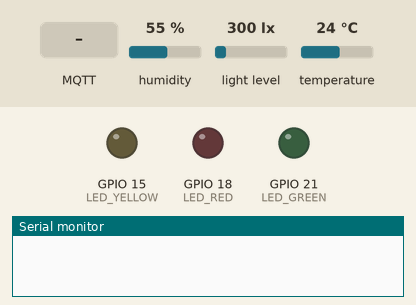
This program was run on a simulated ESP32. Shown: output pins drawn as LEDs (lit = HIGH), the last lines printed to the serial monitor. The inputs (shaded band) are chosen by the test bench; at power-on: light level 300 lx, humidity 55 %, temperature 24 °C. WiFi joins after 1.5 s; servers stay silent unless stated; no MQTT or app messages arrive unless stated.

Above: at 0.1 s.
At 2.8 s:
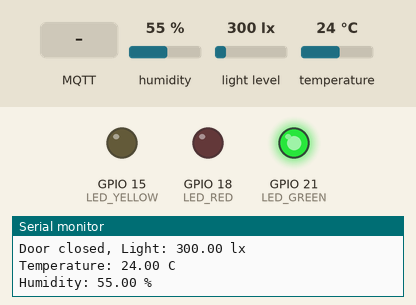
2.9 s: light level set to 500 lx
11.1 s: MQTT message "1" arrives on the first subscribed topic
12.6 s: MQTT message "on" arrives on the first subscribed topic
14.1 s: MQTT message "off" arrives on the first subscribed topic
Timing chart, 0 to 16.6 s (numbered marks = the images above; inputs shaded):
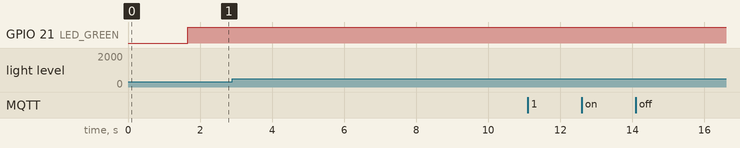

The program:

main.cpp
```cpp
#include <Arduino.h>
#include <Ticker.h>
#include <PubSubClient.h>
#include <WiFi.h>
#include <Wire.h>

#include "BH1750.h"
#include "DHTesp.h"

#define LED_RED 18
#define LED_YELLOW 15
#define LED_GREEN 21

#define PIN_DHT 19

#define PIN_SCL 22
#define PIN_SDA 23

#define HIGH 1
#define LOW 0

const char* ssid = "Lab-Eng";
const char* password = "Lab-Eng123!";
#define MQTT_BROKER "broker.emqx.io"
#define MQTT_TOPIC_PUBLISH "KuisIotJeremy/data"
#define MQTT_TOPIC_SUBSCRIBE "KuisIotJeremy/cmd"

WiFiClient wifiClient;
PubSubClient mqtt(wifiClient);
Ticker timerTemp, timerHumid, timerLux;
DHTesp dht;
BH1750 lightMeter;

char g_szDeviceId[30];
void WifiConnect();
boolean mqttConnect();
void onPublishMessage();

void tempPublishMessage();
void humidPublishMessage();
void luxPublishMessage();

void taskTemp(void* arg);
void taskHumid(void* arg);
void taskLux(void* arg);
void taskLed(void* arg);

float temperature;
float humidity;

void setup() {
Serial.begin(9600);

pinMode(LED_RED, OUTPUT);
pinMode(LED_GREEN, OUTPUT);
pinMode(LED_YELLOW, OUTPUT);


dht.setup(PIN_DHT, DHTesp::DHT11);
Wire.begin(PIN_SDA, PIN_SCL);
lightMeter.begin(BH1750::CONTINUOUS_HIGH_RES_MODE, 0x23, &Wire);

WifiConnect();
mqttConnect();

xTaskCreatePinnedToCore(taskTemp, "taskTemp", 2048, NULL, 1, NULL, 0);
xTaskCreatePinnedToCore(taskHumid, "taskHumid", 2048, NULL, 1, NULL, 0);
xTaskCreatePinnedToCore(taskLux, "taskLux", 2048, NULL, 1, NULL, 0);
xTaskCreatePinnedToCore(taskLed, "taskLed", 2048, NULL, 1, NULL, 0);

}

void loop() {
mqtt.loop();
}

void taskTemp(void* arg){
  for(;;){
    tempPublishMessage();
    vTaskDelay(5000 / portTICK_PERIOD_MS);
  }
}


void taskHumid(void* arg){
  for(;;){
    humidPublishMessage();
    vTaskDelay(6000 / portTICK_PERIOD_MS);
  }
}

void taskLux(void* arg){
  for(;;){
    luxPublishMessage();
    vTaskDelay(4000 / portTICK_PERIOD_MS);
  }
}

void taskLed(void* arg){
  for(;;){
    if (temperature >= 28 && humidity >80)
    {
      digitalWrite(LED_RED, HIGH);
      digitalWrite(LED_YELLOW, LOW);
      digitalWrite(LED_GREEN, LOW);
    }
    else if (temperature >= 28 && humidity >60 && humidity<=80)
    {
      digitalWrite(LED_RED, LOW);
      digitalWrite(LED_YELLOW, HIGH);
      digitalWrite(LED_GREEN, LOW);
    }
    else if (temperature < 28 && humidity <60)
    {
      digitalWrite(LED_RED, LOW);
      digitalWrite(LED_YELLOW, LOW);
      digitalWrite(LED_GREEN, HIGH);
    }
    //else if (humidity >60)
    //{
    //  digitalWrite(LED_RED,HIGH);
    //}
    //Used to test other LED karena ruangannya dingin banget

    vTaskDelay(1000 / portTICK_PERIOD_MS);
  }
}


//Message arrived [esp32_test/cmd/led1]: 0
void mqttCallback(char* topic, byte* payload, unsigned int len) {

  Serial.print("Message arrived [");
  Serial.print(topic);
  Serial.print("]: ");
  Serial.write(payload, len);
  Serial.println();


}

void tempPublishMessage()
{
  char szData[50];

  temperature = dht.getTemperature();

  if (dht.getStatus()==DHTesp::ERROR_NONE)
  {
    Serial.printf("Temperature: %.2f C\n", temperature);
    sprintf(szData, "Temperature: %.2f C", temperature);
    mqtt.publish(MQTT_TOPIC_PUBLISH, szData);
  }
}

void humidPublishMessage(){
  char szData[50];

  humidity = dht.getHumidity();

  if (dht.getStatus()==DHTesp::ERROR_NONE)
  {
    Serial.printf("Humidity: %.2f %\n", humidity);
    sprintf(szData, "Humidity: %.2f %", humidity);
    mqtt.publish(MQTT_TOPIC_PUBLISH, szData);
  }
}

void luxPublishMessage(){

  char szData[50];

  float lux = lightMeter.readLightLevel();


  if (lux > 400)
  {
    Serial.printf("Warning!! Door open, Light: %.2f lx\n", lux);
    sprintf(szData, "Door open, Light %.2f lx", lux);

  }
  else if (lux <= 400)
  {
    Serial.printf("Door closed, Light: %.2f lx\n", lux);
    sprintf(szData, "Door closed, Light %.2f lx", lux);

  }

  mqtt.publish(MQTT_TOPIC_PUBLISH, szData);
}


boolean mqttConnect() {

  sprintf(g_szDeviceId, "esp32_%08X",(uint32_t)ESP.getEfuseMac());
  mqtt.setServer(MQTT_BROKER, 1883);
  mqtt.setCallback(mqttCallback);
  Serial.printf("Connecting to %s clientId: %s\n", MQTT_BROKER, g_szDeviceId);

  boolean fMqttConnected = false;
  for (int i=0; i<3 && !fMqttConnected; i++) {
    Serial.print("Connecting to mqtt broker...");
    fMqttConnected = mqtt.connect(g_szDeviceId);
    if (fMqttConnected == false) {
      Serial.print(" fail, rc=");
      Serial.println(mqtt.state());
      delay(1000);
    }
  }

  if (fMqttConnected)
  {
    Serial.println(" success");
    mqtt.subscribe(MQTT_TOPIC_SUBSCRIBE);
    Serial.printf("Subcribe topic: %s\n", MQTT_TOPIC_SUBSCRIBE);
  }
  return mqtt.connected();
}

void WifiConnect()
{
WiFi.mode(WIFI_STA);
WiFi.begin(ssid, password);
while (WiFi.waitForConnectResult() != WL_CONNECTED) {
Serial.println("Connection Failed! Rebooting...");
delay(5000);
ESP.restart();
}
Serial.print("System connected with IP address: ");
Serial.println(WiFi.localIP());
Serial.printf("RSSI: %d\n", WiFi.RSSI());
}
```
